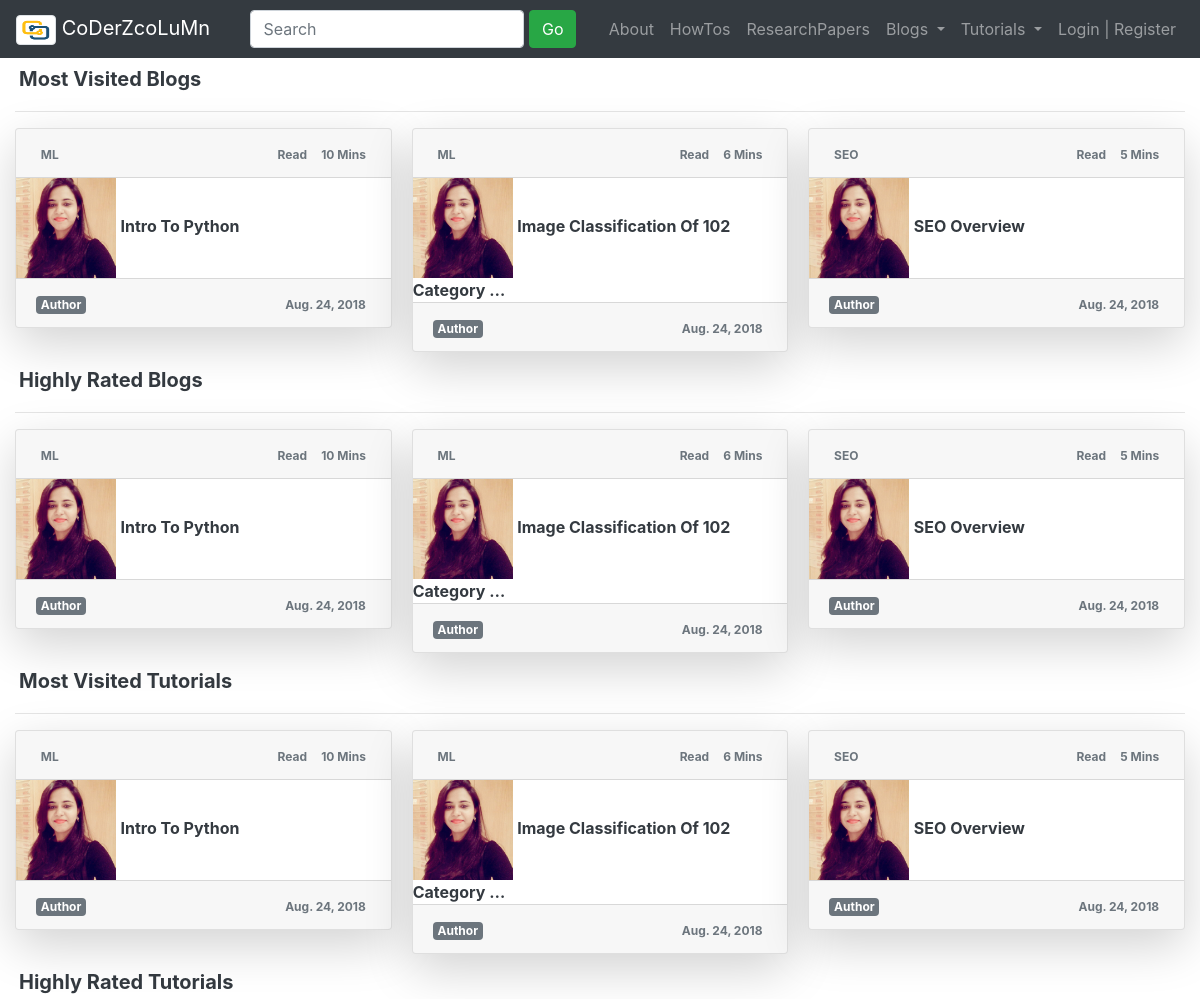
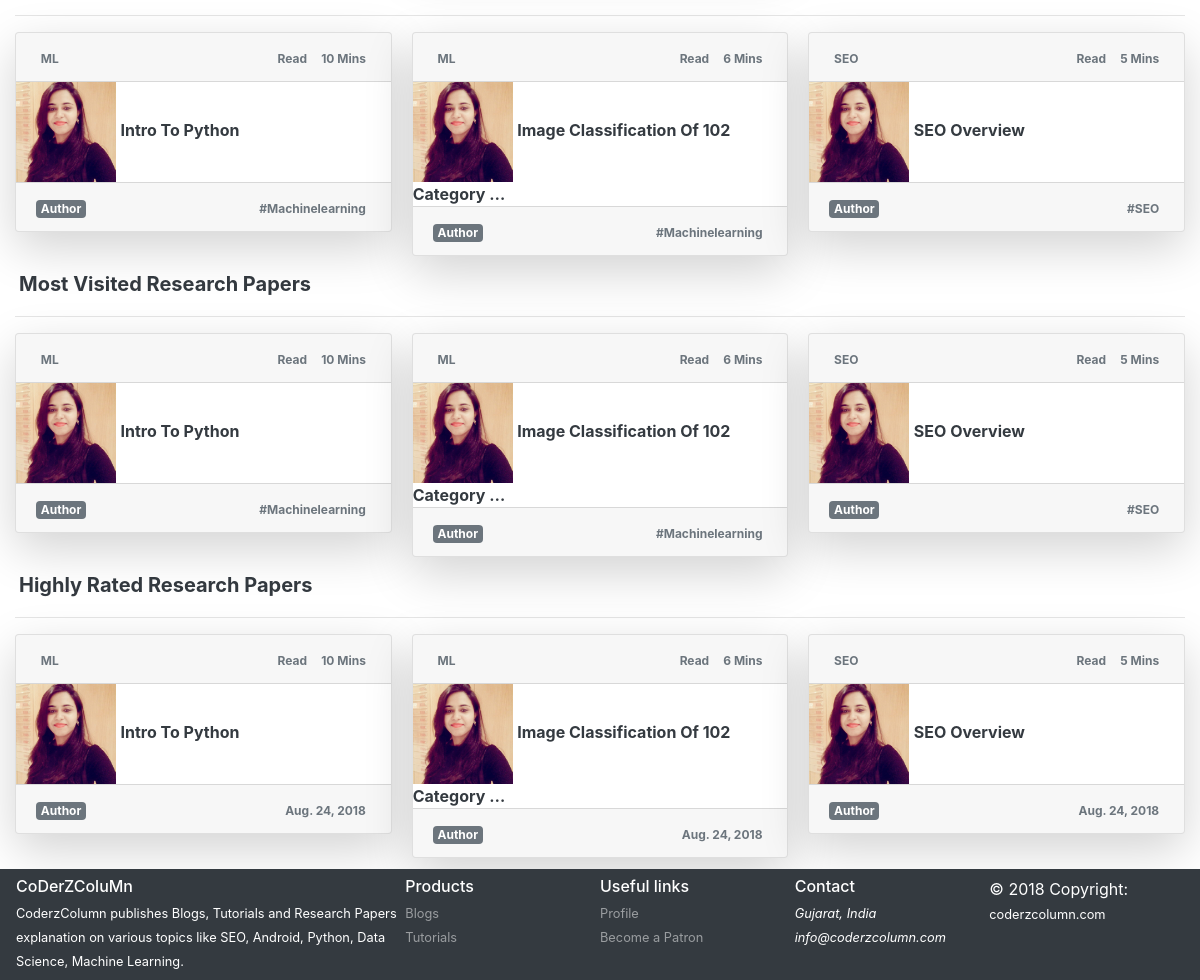
/, run on an earlier commit of the app's database (2 pictures, top to bottom).
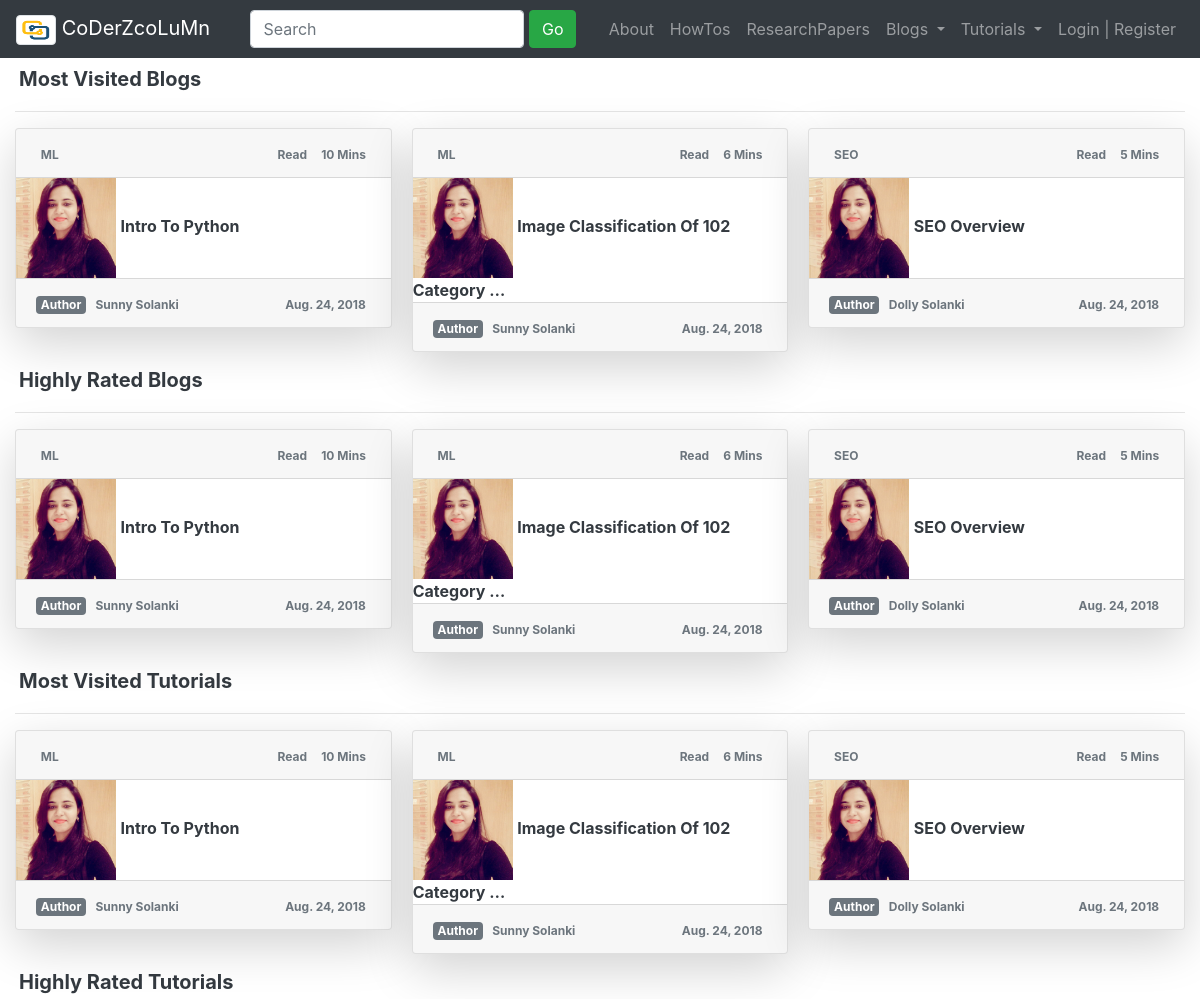
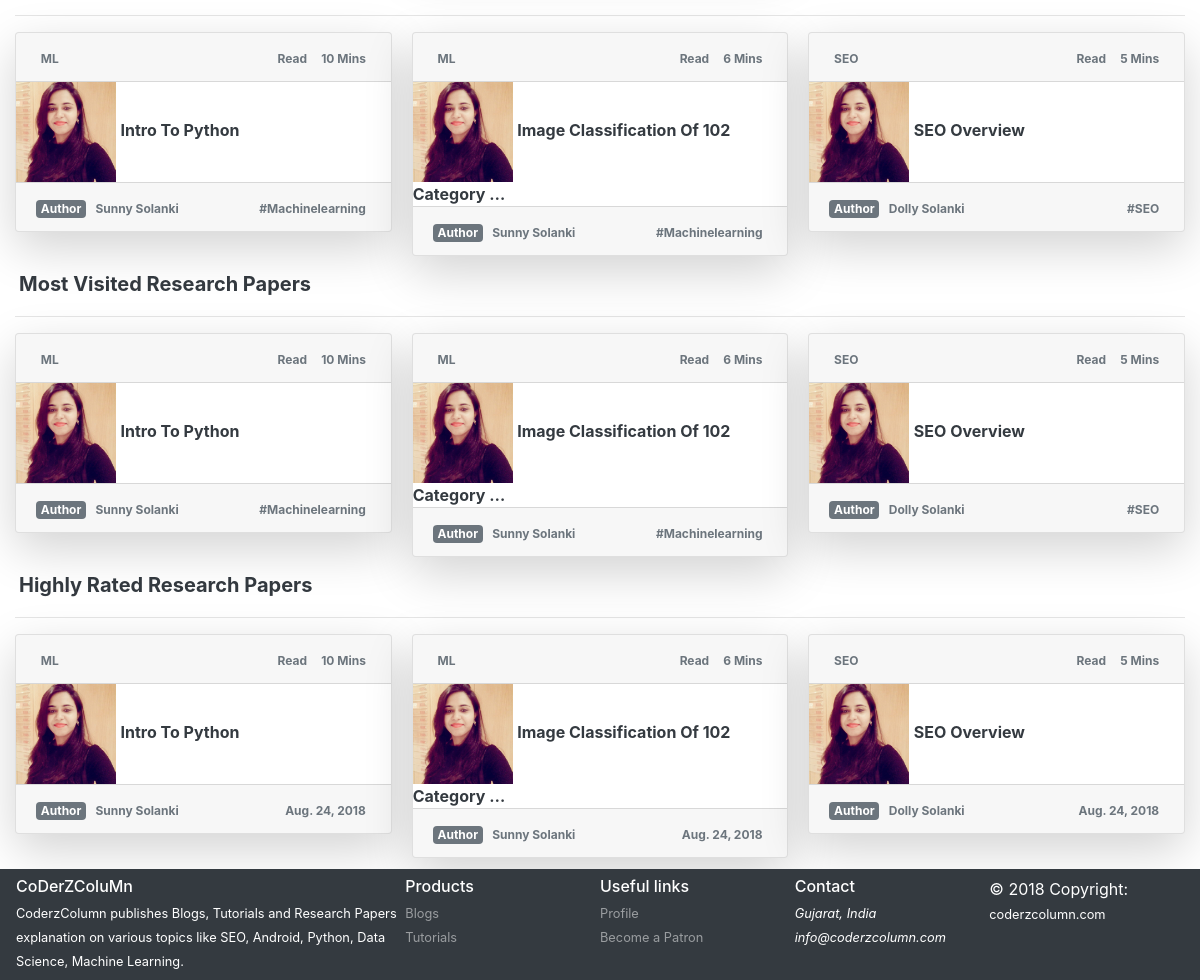
And on a later commit of the database (2 pictures, top to bottom).
### blogs/models.py (models this page shows, shortened)
class Blogs(models.Model):
    author = models.ForeignKey(Author, on_delete=models.CASCADE)
    blog_id = models.AutoField(auto_created=True, primary_key=True, serialize=False, verbose_name='BLOG_ID')
    title = models.CharField(max_length=500)
    category = models.CharField(max_length=50)
    created_on = models.DateTimeField(default=datetime.datetime.now)
    updated_on = models.DateTimeField(default=datetime.datetime.now)
    likes = models.IntegerField()
    dislikes = models.IntegerField()
    time_to_read = models.IntegerField(default=0)
    tags = models.CharField(max_length=500)

class Author(models.Model):
    author_id = models.AutoField(auto_created=True, primary_key=True, serialize=False, verbose_name='AUTHOR_ID')
    nick_name = models.CharField(max_length=50)
    email = models.EmailField(max_length=50)
    intro = models.CharField(max_length=200)
    about = models.CharField(max_length=1000)
    can_blog = models.BooleanField(default=False)
    def __str__(self):
        return self.nick_name

### blogs/views.py (the view)
# urls.py: path('', views.index, name='home'),
def index(request):
    blogs = Blogs.objects.all()
    username = get_user(request)
    username = username if username.is_authenticated else None
    return render(request, 'blogs/home.html', {'username': username, 'blogs': blogs[:3]})

### blogs/templates/blogs/home.html (shortened to what this page needs)
{% extends 'blogs/base.html' %}
{% block body %}
<div class="text-capitalize text-muted" style="margin-top:63px;margin-bottom:110px;margin-left:15px;margin-right:15px;">
    <h5 class="p-1 text-dark"><b>Most Visited Blogs</b></h5>
    <hr/>
    <div class="card-columns">
        {% for blog in blogs %}
            <div class="card shadow-lg rounded">
                <div class="card-header">
                    <span class="badge">{{ blog.category }}</span>
                    <span class="float-right">
                        <span class="badge">Read </span>
                        <span class="badge">{{ blog.time_to_read }} mins</span>
                    </span>
                </div>
                <div class="card-body p-0 m-0">
                    <img class="" src="../static/blogs/images/dolly solanki.jpg" class="img-thumbnail" alt="" style="height:100px;width:100px;"/>
                    <a class="card-link text-dark font-weight-bold" href="/blogs/{{ blog.category }}/{{ blog.blog_id }}" title="{{blog.title}}">
                        {{ blog.title|truncatechars:38 }}
                    </a>
                </div>
                <div class="card-footer">
                        <span class="badge badge-secondary">Author </span>
                        <span class="badge">{{ blog.author }}</span>
                    <span class="float-right"><span class="badge">{{ blog.created_on.date }}</span></span>
                </div>
            </div>
        {% endfor %}
    </div>
    <h5 class="p-1 text-dark"><b>Highly Rated Blogs</b></h5>
    <hr/>
    <div class="card-columns">
        {% for blog in blogs %}
            <div class="card shadow-lg rounded">
                <div class="card-header">
                    <span class="badge">{{ blog.category }}</span>
                    <span class="float-right">
                        <span class="badge">Read </span>
                        <span class="badge">{{ blog.time_to_read }} mins</span>
                    </span>
                </div>
                <div class="card-body p-0 m-0">
                    <img class="" src="../static/blogs/images/dolly solanki.jpg" class="img-thumbnail" alt="" style="height:100px;width:100px;"/>
                    <a class="card-link text-dark font-weight-bold" href="/blogs/{{ blog.category }}/{{ blog.blog_id }}" title="{{blog.title}}">
                        {{ blog.title|truncatechars:38 }}
                    </a>
                </div>
                <div class="card-footer">
                        <span class="badge badge-secondary">Author </span>
                        <span class="badge">{{ blog.author }}</span>
                    <span class="float-right"><span class="badge">{{ blog.created_on.date }}</span></span>
                </div>
            </div>
        {% endfor %}
    </div>
    <h5 class="p-1 text-dark"><b>Most Visited Tutorials</b></h5>
    <hr/>
    <div class="card-columns">
        {% for blog in blogs %}
            <div class="card shadow-lg rounded">
                <div class="card-header">
                    <span class="badge">{{ blog.category }}</span>
                    <span class="float-right">
                        <span class="badge">Read </span>
                        <span class="badge">{{ blog.time_to_read }} mins</span>
                    </span>
                </div>
                <div class="card-body p-0 m-0">
                    <img class="" src="../static/blogs/images/dolly solanki.jpg" class="img-thumbnail" alt="" style="height:100px;width:100px;"/>
                    <a class="card-link text-dark font-weight-bold" href="/blogs/{{ blog.category }}/{{ blog.blog_id }}" title="{{blog.title}}">
                        {{ blog.title|truncatechars:38 }}
                    </a>
                </div>
                <div class="card-footer">
                        <span class="badge badge-secondary">Author </span>
                        <span class="badge">{{ blog.author }}</span>
                    <span class="float-right"><span class="badge">{{ blog.created_on.date }}</span></span>
                </div>
            </div>
        {% endfor %}
    </div>
    <h5 class="p-1 text-dark"><b>Highly Rated Tutorials</b></h5>
    <hr/>
    <div class="card-columns">
        {% for blog in blogs %}
            <div class="card shadow-lg rounded">
                <div class="card-header">
                    <span class="badge">{{ blog.category }}</span>
                    <span class="float-right">
                        <span class="badge">Read </span>
                        <span class="badge">{{ blog.time_to_read }} mins</span>
                    </span>
                </div>
                <div class="card-body p-0 m-0">
                    <img class="" src="../static/blogs/images/dolly solanki.jpg" class="img-thumbnail" alt="" style="height:100px;width:100px;"/>
                    <a class="card-link text-dark font-weight-bold" href="/blogs/{{ blog.category }}/{{ blog.blog_id }}" title="{{blog.title}}">
                        {{ blog.title|truncatechars:38 }}
                    </a>
                </div>
                <div class="card-footer">
                        <span class="badge badge-secondary">Author </span>
                        <span class="badge">{{ blog.author }}</span>
                    <span class="float-right"><span class="badge">{{ blog.tags }}</span></span>
                </div>
            </div>
        {% endfor %}
    </div>
    <h5 class="p-1 text-dark"><b>Most Visited Research Papers</b></h5>
    <hr/>
    <div class="card-columns">
        {% for blog in blogs %}
            <div class="card shadow-lg rounded">
                <div class="card-header">
                    <span class="badge">{{ blog.category }}</span>
                    <span class="float-right">
                        <span class="badge">Read </span>
                        <span class="badge">{{ blog.time_to_read }} mins</span>
                    </span>
                </div>
                <div class="card-body p-0 m-0">
                    <img class="" src="../static/blogs/images/dolly solanki.jpg" class="img-thumbnail" alt="" style="height:100px;width:100px;"/>
                    <a class="card-link text-dark font-weight-bold" href="/blogs/{{ blog.category }}/{{ blog.blog_id }}" title="{{blog.title}}">
                        {{ blog.title|truncatechars:38 }}
                    </a>
                </div>
                <div class="card-footer">
                        <span class="badge badge-secondary">Author </span>
                        <span class="badge">{{ blog.author }}</span>
                    <span class="float-right"><span class="badge">{{ blog.tags }}</span></span>
                </div>
            </div>
        {% endfor %}
    </div>
    <h5 class="p-1 text-dark"><b>Highly Rated Research Papers</b></h5>
    <hr/>
    <div class="card-columns">
        {% for blog in blogs %}
            <div class="card shadow-lg rounded">
                <div class="card-header">
                    <span class="badge">{{ blog.category }}</span>
                    <span class="float-right">
                        <span class="badge">Read </span>
                        <span class="badge">{{ blog.time_to_read }} mins</span>
                    </span>
                </div>
                <div class="card-body p-0 m-0">
                    <img class="" src="../static/blogs/images/dolly solanki.jpg" class="img-thumbnail" alt="" style="height:100px;width:100px;"/>
                    <a class="card-link text-dark font-weight-bold" href="/blogs/{{ blog.category }}/{{ blog.blog_id }}" title="{{blog.title}}">
                        {{ blog.title|truncatechars:38 }}
                    </a>
                </div>
                <div class="card-footer">
                        <span class="badge badge-secondary">Author </span>
                        <span class="badge">{{ blog.author }}</span>
                    <span class="float-right"><span class="badge">{{ blog.created_on.date }}</span></span>
                </div>
            </div>
        {% endfor %}
    </div>
</div>
{% endblock %}

### blogs/templates/blogs/base.html (shortened to what this page needs)
<!DOCTYPE html>
<html lang="en">
<head>
    {% load staticfiles %}
    <link rel="stylesheet" href="https://maxcdn.bootstrapcdn.com/bootstrap/4.1.3/css/bootstrap.min.css">
</head>
<body>
<nav class="navbar navbar-expand-sm bg-dark navbar-dark fixed-top">
    <div class="container-fluid m-0 p-0">
        <a class="navbar-brand" href="{% url 'home' %}" data-toggle="tooltip" title="Hooray!">
            <img src="../static/blogs/images/cc.png" class="img-thumbnail" alt="" style="width:40px;height:30px;"> CoDerZcoLuMn
        </a>
        <form class="form-inline" action="" method="post">
            <input class="form-control" type="text" placeholder="Search">&nbsp;
            <button class="btn btn-success" type="submit">Go</button>
        </form>
        <ul class="navbar-nav">
            <li class="navbar-nav">
                <a class="nav nav-link" href="{% url 'about:about' %}">About</a>
            </li>
            <li class="navbar-nav">
                <a class="nav nav-link" href="{% url 'howto' %}">HowTos</a>
            </li>
            <li class="navbar-nav">
                <a class="nav nav-link" href="{% url 'research' %}">ResearchPapers</a>
            </li>
            <li class="nav-item dropdown">
                <a class="nav-link dropdown-toggle" href="{% url 'blogs:blogs_home' %}" id="navbardrop" data-toggle="dropdown" title="Hooray!">
                Blogs
                </a>
            </li>
            <li class="nav-item dropdown">
                <a class="nav-link dropdown-toggle" href="{% url 'tutorials:tutorials_home' %}" id="navbardrop1" data-toggle="dropdown" title="Hooray!">
                Tutorials
                </a>
            </li>
            {% if username is not None %}
                <li class="nav-item dropdown">
                    <a class="nav-link dropdown-toggle" href="#" id="navbardrop2" data-toggle="dropdown" title="Hooray!">
                        Hello {{ username }}
                    </a>
                    <div class="dropdown-menu bg-dark">
                        <a class="dropdown-item text-danger" href="#" data-toggle="tooltip" title="Hooray!">My Profile</a>
                        <a class="dropdown-item text-danger" href="/logout" data-toggle="tooltip" title="Hooray!">Logout</a>
                </div>
                </li>
            {% else %}
                <li class="">
                    <a class="nav-link" href="{% url 'login' %}" data-toggle="tooltip" title="Hooray!">Login | Register</a>
                </li>
            {% endif %}
        </ul>
    </div>
</nav>
{% block body %}
{% endblock %}
<nav class="navbar bg-dark navbar-dark fixed-bottom">
    <div class="container-fluid m-0 p-0">
      <div class="row m-0 p-0">
        <div class="col-sm-4 m-0 p-0">
          <h6 class="text-white pb-1 m-0">CoDerZColuMn</h6>
          <p class="text-white p-0 m-0"><small>CoderzColumn publishes Blogs, Tutorials and Research Papers explanation on various topics like
              SEO, Android, Python, Data Science, Machine Learning.</small></p>
        </div>
        <div class="col-sm-2 m-0 p-0">
          <h6 class="text-white m-0 pb-1">Products</h6>
          <ui class="nav flex-column m-0 p-0">
              <li class="navbar-nav nav-item"><a href="{% url 'blogs:blogs_home' %}" class="nav-link p-0 m-0"><small>Blogs</small></a></li>
              <li class="navbar-nav nav-item"><a href="{% url 'tutorials:tutorials_home' %}" class="nav-link p-0 m-0"><small>Tutorials</small></a></li>
          </ui>
        </div>
        <div class="col-sm-2 m-0 p-0">
          <h6 class="text-white m-0 pb-1">Useful links</h6>
          <ui class="nav flex-column m-0 p-0">
              <li class="navbar-nav nav-item"><a href="#!" class="nav-link p-0 m-0"><small>Profile</small></a></li>
              <li class="navbar-nav nav-item"><a href="#!" class="nav-link p-0 m-0"><small>Become a Patron</small></a></li>
          </ui>
        </div>
        <div class="col-sm-2 m-0 p-0">
          <h6 class="text-white m-0 pb-1">Contact</h6>
            <ui class="nav flex-column text-white m-0 p-0">
                <li class="navbar-nav nav-item"><i class="fa fa-home p-0 m-0"><small>Gujarat, India</small></i></li>
                <li class="navbar-nav nav-item"><i class="fa fa-envelope p-0 m-0"><small>info@coderzcolumn.com</small></i></li>
          </ui>
        </div>
        <div class="navbar-nav text-white col-md-2">
          <ui>
              <li class="m-0 p-0">© 2018 Copyright:
                  <a href="{% url 'home' %}" class=" text-white nav-link  p-0 m-0"><small>coderzcolumn.com</small></a></li>
          </ui>
        </div>
      </div>
    </div>
</nav>
</body>
</html>

What changed in the data, as far as the page shows it:
changed Blogs "Intro To Python": author (not shown) → "Sunny Solanki"
changed Blogs "Image Classification Of 102 Category …": author (not shown) → "Sunny Solanki"
changed Blogs "SEO Overview": author (not shown) → "Dolly Solanki"
